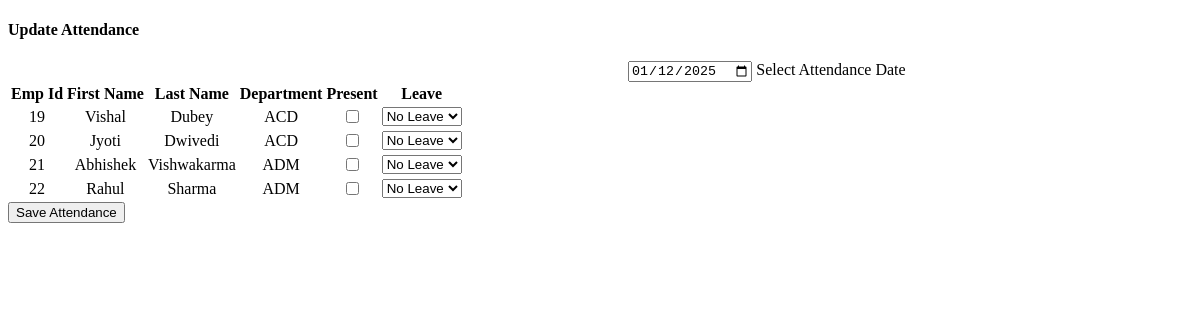
Before: /Admin/Master/Attendance/update_attendance.php with the older database file.
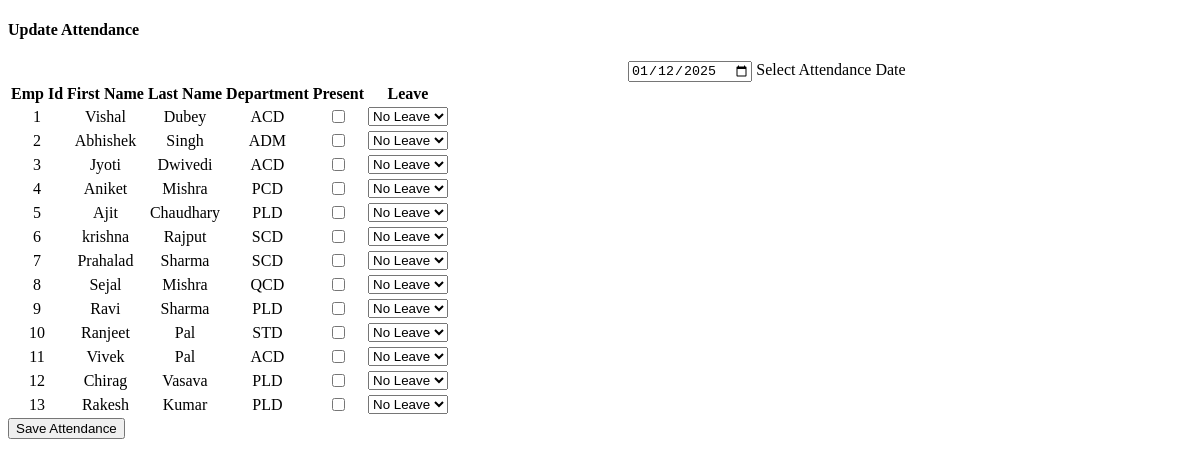
After: the same page with the newer database file.
### tables this page shows
CREATE TABLE `tbladdemployee` (
  `Emp_Id` int(11) NOT NULL,
  `First_Name` text NOT NULL,
  `Last_Name` text NOT NULL,
  `Email` text NOT NULL,
  `Department` text DEFAULT NULL,
  `Shift` text NOT NULL,
  `Pnumber` varchar(11) NOT NULL,
  `Address` text NOT NULL,
  `Date_Of_Birth` date DEFAULT NULL,
  `Date_Of_Joining` date DEFAULT NULL,
  `Gender` text NOT NULL,
  `Password` varchar(100) NOT NULL,
  `employeeprofile` varchar(200) NOT NULL,
  `status` enum('active','inactive') DEFAULT 'active',
  `salary` int(15) NOT NULL DEFAULT 0
);

### Admin/Master/Attendance/update_attendance.php (the view, shortened to what this page needs)
<?php
include('../../../Backend/Database/connection.php');
?>
<!DOCTYPE html>
<html lang="en">
<head>
</head>
<body>
    <form method="POST">
        <div class="table-body">
            <h4>Update Attendance</h4>
            <div class="form-floating mb-3 ps-3 mt-2" style="margin-left: 620px;">
                <input type="date" class="form-control ps-3" id="attendance_date" name="attendance_date" required value="<?php echo date('Y-m-d'); ?>">
                <label class="ms-3" for="attendance_date">Select Attendance Date</label>
            </div>
            <table class="col-xs-7 table table-striped table-condensed table-fixed">
                <thead class="table-info">
                    <tr align="center">
                        <th class="col">Emp Id</th>
                        <th class="col">First Name</th>
                        <th class="col">Last Name</th>
                        <th class="col">Department</th>
                        <th class="col">Present</th>
                        <th class="col">Leave</th>
                    </tr>
                </thead>
                <tbody class="table-group-divider">
                    <?php
                    $result = $conn->query("SELECT * FROM `tbladdemployee` WHERE status='active'");
                    while ($row = $result->fetch_assoc()) {
                        echo
                        "<tr align='center'>
                                <td>{$row['Emp_Id']}</td>
                                <td>{$row['First_Name']}</td>
                                <td>{$row['Last_Name']}</td>
                                <td>{$row['Department']}</td>
                                <td><input type='checkbox' name='attendance[{$row['Emp_Id']}]' value='present'></td>
                                <td>
                                    <select name='leave[{$row['Emp_Id']}]'>
                                        <option value=''>No Leave</option>
                                        <option value='leave'>Leave</option>
                                    </select>
                                </td>
                            </tr>";
                    }
                    ?>
                </tbody>
            </table>
            <button class="addattendance btn btn-light" name="updateAttendance" type="submit"><i class="fa-solid fa-floppy-disk me-2"></i>Save Attendance</button>
        </div>
    </form>
</body>
</html>

Changed rows visible on the page:
removed tbladdemployee: Emp_Id "19", First_Name "Vishal", Last_Name "Dubey", Department "ACD"
removed tbladdemployee: Emp_Id "20", First_Name "Jyoti", Last_Name "Dwivedi", Department "ACD"
removed tbladdemployee: Emp_Id "21", First_Name "Abhishek", Last_Name "Vishwakarma", Department "ADM"
removed tbladdemployee: Emp_Id "22", First_Name "Rahul", Last_Name "Sharma", Department "ADM"
added tbladdemployee: Emp_Id "1", First_Name "Vishal", Last_Name "Dubey", Department "ACD"
added tbladdemployee: Emp_Id "2", First_Name "Abhishek", Last_Name "Singh", Department "ADM"
added tbladdemployee: Emp_Id "3", First_Name "Jyoti", Last_Name "Dwivedi", Department "ACD"
added tbladdemployee: Emp_Id "4", First_Name "Aniket", Last_Name "Mishra", Department "PCD"
added tbladdemployee: Emp_Id "5", First_Name "Ajit", Last_Name "Chaudhary", Department "PLD"
added tbladdemployee: Emp_Id "6", First_Name "krishna", Last_Name "Rajput", Department "SCD"
added tbladdemployee: Emp_Id "7", First_Name "Prahalad", Last_Name "Sharma", Department "SCD"
added tbladdemployee: Emp_Id "8", First_Name "Sejal", Last_Name "Mishra", Department "QCD"
added tbladdemployee: Emp_Id "9", First_Name "Ravi", Last_Name "Sharma", Department "PLD"
added tbladdemployee: Emp_Id "10", First_Name "Ranjeet", Last_Name "Pal", Department "STD"
added tbladdemployee: Emp_Id "11", First_Name "Vivek", Last_Name "Pal", Department "ACD"
added tbladdemployee: Emp_Id "12", First_Name "Chirag", Last_Name "Vasava", Department "PLD"
added tbladdemployee: Emp_Id "13", First_Name "Rakesh", Last_Name "Kumar", Department "PLD"
